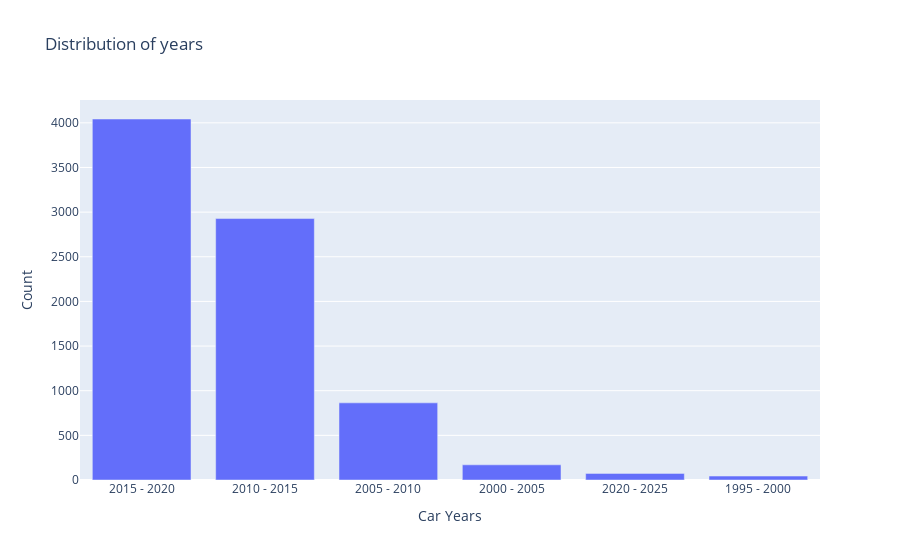
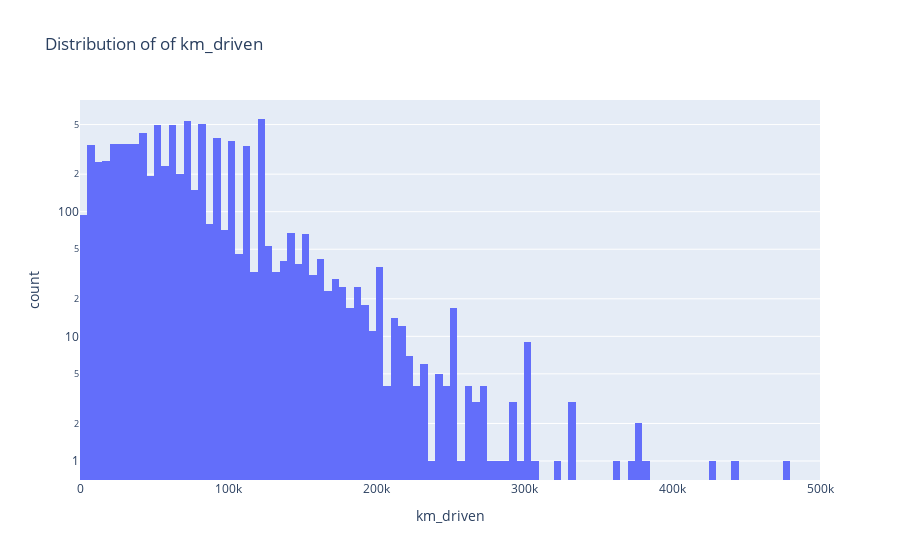
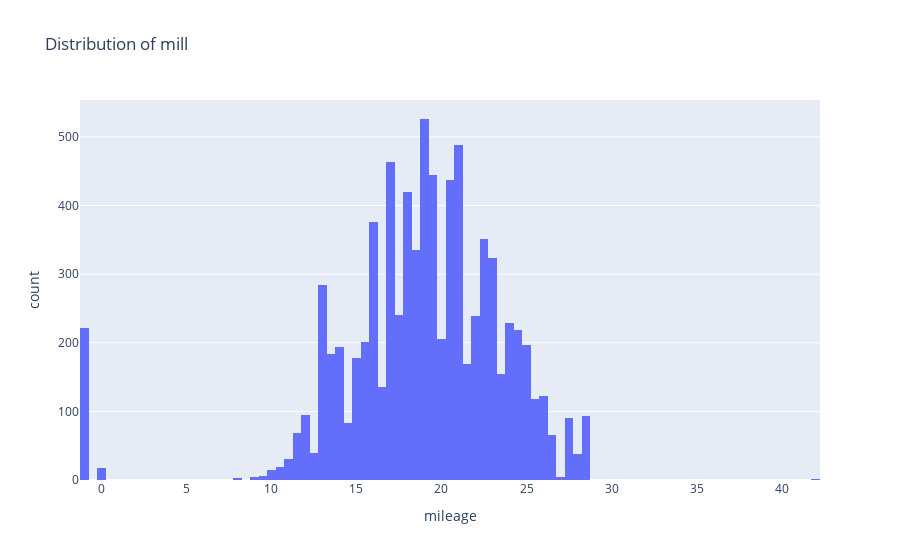

The code cell stored with these charts, in order, in its notebook:
### Code cell
import plotly.express as px

fig1 = px.bar(df, x=cars_year_sum.index, y = cars_year_sum.values, title="Distribution of years")
fig2 = px.histogram(df, x="km_driven", title="Distribution of of km_driven", log_y= True)
fig3 = px.histogram(df, x = 'mileage', title="Distribution of mill")
fig1.update_xaxes(title='Car Years')
fig1.update_yaxes(title='Count')
fig2.update_traces(xbins=dict(start=0, end=500000, size=5000))
fig2.update_layout(xaxis=dict(range=[0, 500000]))
fig1.show()
fig2.show()
fig3.show()

### Figure 1 — Plotly figure (JSON) as saved in the notebook; plotly's stock layout.template omitted (floating-point values rounded to 4 significant figures)
{"data": [{"alignmentgroup": "True", "hovertemplate": "x=%{x}<br>y=%{y}<extra></extra>", "legendgroup": "", "marker": {"color": "#636efa", "pattern": {"shape": ""}}, "name": "", "offsetgroup": "", "orientation": "v", "showlegend": false, "textposition": "auto", "x": ["2015 - 2020", "2010 - 2015", "2005 - 2010", "2000 - 2005", "2020 - 2025", "1995 - 2000"], "xaxis": "x", "y": [4043, 2928, 864, 170, 74, 44], "yaxis": "y", "type": "bar"}], "layout": {"xaxis": {"anchor": "y", "domain": [0.0, 1.0], "title": {"text": "Car Years"}}, "yaxis": {"anchor": "x", "domain": [0.0, 1.0], "title": {"text": "Count"}}, "legend": {"tracegroupgap": 0}, "title": {"text": "Distribution of years"}, "barmode": "relative"}}

### Figure 2 — Plotly figure (JSON) as saved in the notebook; plotly's stock layout.template omitted (floating-point values rounded to 4 significant figures; data arrays with more than 128 entries replaced by an {"elided": "..."} marker saying what was removed)
{"data": [{"alignmentgroup": "True", "bingroup": "x", "hovertemplate": "km_driven=%{x}<br>count=%{y}<extra></extra>", "legendgroup": "", "marker": {"color": "#636efa", "pattern": {"shape": ""}}, "name": "", "offsetgroup": "", "orientation": "v", "showlegend": false, "x": {"elided": "8128 int values"}, "xaxis": "x", "yaxis": "y", "type": "histogram", "xbins": {"end": 500000, "size": 5000, "start": 0}}], "layout": {"xaxis": {"anchor": "y", "domain": [0.0, 1.0], "title": {"text": "km_driven"}, "range": [0, 500000]}, "yaxis": {"anchor": "x", "domain": [0.0, 1.0], "title": {"text": "count"}, "type": "log"}, "legend": {"tracegroupgap": 0}, "title": {"text": "Distribution of of km_driven"}, "barmode": "relative"}}

### Figure 3 — Plotly figure (JSON) as saved in the notebook; plotly's stock layout.template omitted (floating-point values rounded to 4 significant figures; data arrays with more than 128 entries replaced by an {"elided": "..."} marker saying what was removed)
{"data": [{"alignmentgroup": "True", "bingroup": "x", "hovertemplate": "mileage=%{x}<br>count=%{y}<extra></extra>", "legendgroup": "", "marker": {"color": "#636efa", "pattern": {"shape": ""}}, "name": "", "offsetgroup": "", "orientation": "v", "showlegend": false, "x": {"elided": "8128 float values"}, "xaxis": "x", "yaxis": "y", "type": "histogram"}], "layout": {"xaxis": {"anchor": "y", "domain": [0.0, 1.0], "title": {"text": "mileage"}}, "yaxis": {"anchor": "x", "domain": [0.0, 1.0], "title": {"text": "count"}}, "legend": {"tracegroupgap": 0}, "title": {"text": "Distribution of mill"}, "barmode": "relative"}}
